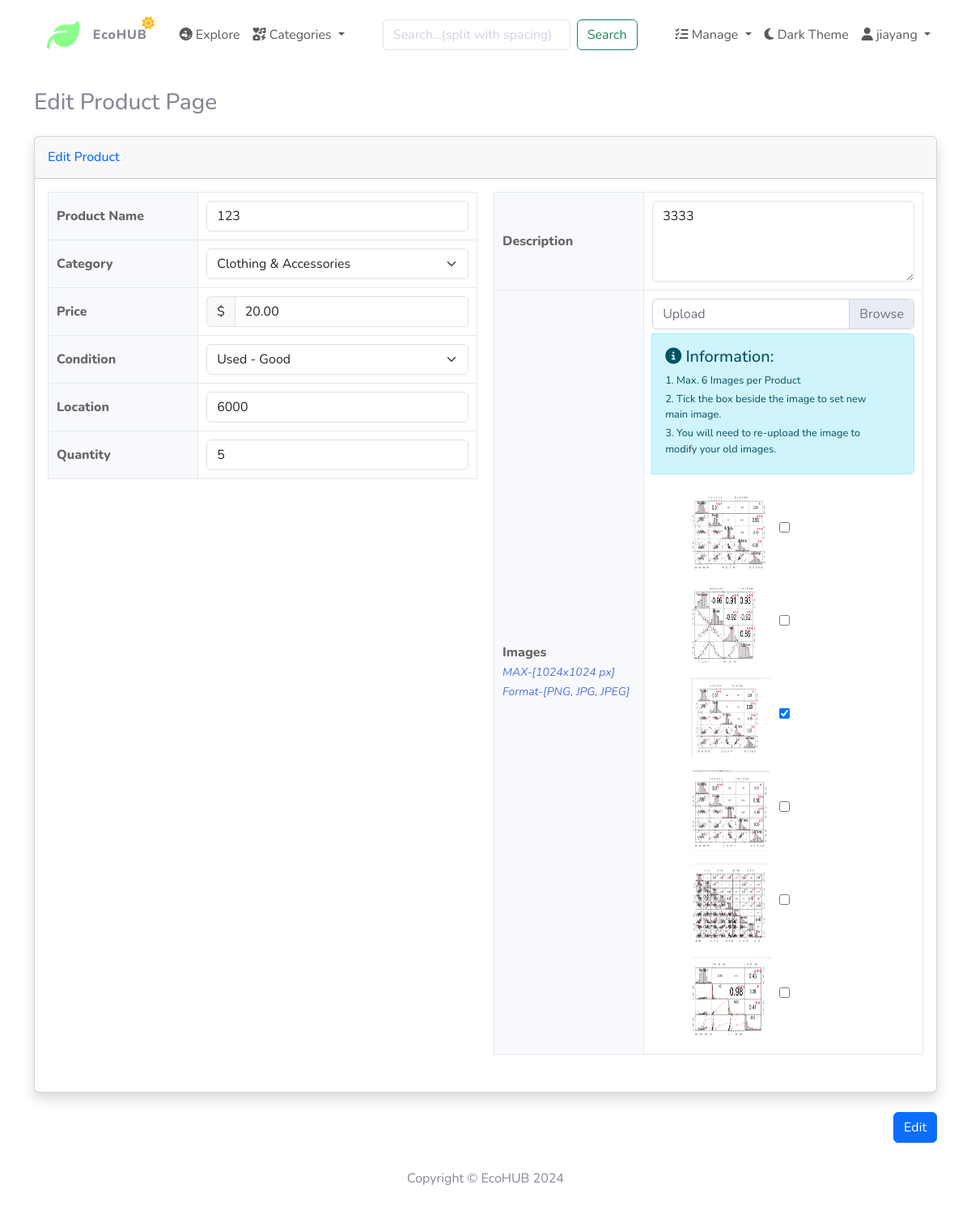
Screenshot of /edit_product/3 (signed in) with the database file from the repository.
### app/models.py (models this page shows, shortened)
class User(UserMixin, db.Model):
    id: so.Mapped[int] = so.mapped_column(primary_key=True)
    username: so.Mapped[str] = so.mapped_column(sa.String(64), index=True, unique=True)
    first_name: so.Mapped[str] = so.mapped_column(sa.String(64), unique=False)
    last_name: so.Mapped[str] = so.mapped_column(sa.String(64), unique=False)
    is_seller : so.Mapped[bool] = so.mapped_column(unique=False, default=False)
    is_active : so.Mapped[bool] = so.mapped_column(unique=False, default=True)
    is_verified : so.Mapped[bool] = so.mapped_column(unique=False, default=False)
    email_address: so.Mapped[str] = so.mapped_column(sa.String(120), index=True, unique=True)
    password_hash: so.Mapped[Optional[str]] = so.mapped_column(sa.String(256))
    postcode: so.Mapped[int] = so.mapped_column(unique=False)
    address: so.Mapped[str] = so.mapped_column(unique=False, nullable=True)
    contact_no: so.Mapped[str] = so.mapped_column(unique=False, nullable=True)
    avatar: so.Mapped[int] = so.mapped_column(unique = False, default = 0)
    shop_name: so.Mapped[str] = so.mapped_column(sa.String(64), index=True, unique=False, nullable=True)
    products: so.WriteOnlyMapped['Product'] = so.relationship(back_populates='owner')
    orders: so.WriteOnlyMapped['Order'] = so.relationship(foreign_keys='Order.buyer_id', back_populates='buyer')
    @login.user_loader
    def load_user(id):
        return db.session.get(User, int(id))

class SearchableMixin:
    @classmethod
    def search(cls, expression, page, per_page):
        ids, total = query_index(cls.__tablename__, expression, page, per_page)
        if total == 0:
            return [], 0
        when = []
        for i in range(len(ids)):
            when.append((ids[i], i))
        query = sa.select(cls).where(cls.id.in_(ids)).order_by(
            db.case(*when, value=cls.id))
        return db.session.scalars(query), total

class Product(SearchableMixin, db.Model):
    __searchable__ = ['product_name', 'category', 'condition', 'location', 'description']
    id: so.Mapped[int] = so.mapped_column(primary_key=True)
    product_name: so.Mapped[str] = so.mapped_column(sa.String(100), index=True)
    category: so.Mapped[str] = so.mapped_column(sa.String(20), index=True)
    price: so.Mapped[float] = so.mapped_column(index=True)
    quantity: so.Mapped[int] = so.mapped_column(index=True)
    condition: so.Mapped[str] = so.mapped_column(sa.String(20), index=True)
    location: so.Mapped[int] = so.mapped_column(index=True)
    description: so.Mapped[str] = so.mapped_column(sa.String(1000))
    created_on: so.Mapped[datetime] = so.mapped_column(index=True, default=lambda: datetime.now())
    modified_on: so.Mapped[datetime] = so.mapped_column(index=True, default=lambda: datetime.now())
    is_active : so.Mapped[bool] = so.mapped_column(default=True)
    user_id: so.Mapped[int] = so.mapped_column(sa.ForeignKey(User.id), index=True)
    owner: so.Mapped[User] = so.relationship(back_populates='products')
    product_orders: so.WriteOnlyMapped['Order'] = so.relationship(back_populates='product')
    images: so.WriteOnlyMapped['Image'] = so.relationship(back_populates='product')
    @staticmethod
    def get_by_id(id):
        return Product.query.get(id)

### app/routes.py (the view, shortened to what this page needs)
@main.route('/edit_product/<id>', methods=['GET', 'POST'])
@login_required
def edit_product(id):
    product_images = ProductHelper.get_images_path(id)
    product = Product.get_by_id(id)
    form = EditProductForm(obj=product)
    form.id = id
    if request.method == 'GET':
        form.set_main_idx(Image.get_images_by_product_id(id))
    return render_template('manage_product/edit.html', form=form, images={'paths':product_images})

### app/templates/manage_product/edit.html (shortened to what this page needs)
{% extends "base.html" %}
{% block content %}
    <div class="container">
        <div class="d-sm-flex align-items-center justify-content-between mb-4">
            <h1 class="h3 mb-0 text-gray-800">Edit Product Page</h1>
        </div>
        {% include "/manage_product/edit_product.html" %}
{% endblock %}

### app/templates/layout/nav_bar.html (shortened to what this page needs)
<nav class="navbar navbar-expand-lg navbar-light">
    <div class="container bg-gradient-dark topbar topbar-dark">
        <a class="logo topbar-brand d-flex align-items-center justify-content-center" href="{{ url_for('main.home') }}">
            <i class="fa-solid fa-leaf fa-2p5x company-logo"></i>
            <div class="mx-3">{{ company }}</div>
            <i id="weather_mode" class="fa-solid fa-sun"></i>
        </a>
        <div class="collapse navbar-collapse" id="navbarSupportedContent">
            {% if not current_user.is_anonymous %}
                <ul class="navbar-nav me-auto mb-2 mb-lg-0">
                    <li class="nav-item">
                        <a class="nav-link" href="{{ url_for('main.product') }}">
                            <i class="fa-solid fa-earth-oceania"></i> Explore
                        </a>
                    </li>
                    <li class="nav-item dropdown">
                        <a class="nav-link dropdown-toggle" href="" id="navbarDropdownMenuLink" role="button" data-bs-toggle="dropdown" aria-expanded="false">
                            <i class="fa-solid fa-icons"></i> Categories
                        </a>
                        </ul>
                {% if g.search_form %}
                    <div class="col-xl-4 col-lg-3 col-md-3">
                        <form class="d-flex justify-content-center" method="get" action="{{ url_for('main.search') }}">
                            {{ g.search_form.q(size=20, class='form-control me-2',
                            placeholder='Search...(split with spacing)') }}
                            <button class="btn btn-outline-success" type="submit">Search</button>
                        </form>
                    </div>
                {% endif %}
            {% endif %}
            <ul class="navbar-nav ms-auto mb-2 mb-lg-0">
                {% if (not current_user.is_anonymous)%}
                    <li class="nav-item dropdown">
                        <a class="nav-link dropdown-toggle" href="#" id="manageDropdownMenuLink" role="button" data-bs-toggle="dropdown" aria-expanded="false">
                            <i class="fa-solid fa-list-check"></i> Manage
                        </a>
                    </li>
                {% endif %}
                <li class="nav-item">
                    <a class="nav-link" href="#" id="toggleDarkTheme">
                        <i class="fas fa-moon"></i> <span data-dark="Dark" data-light="Light">Dark</span> Theme
                    </a>
                </li>
                {% if not current_user.is_anonymous %}
                    <li class="nav-item dropdown">
                        <a class="nav-link dropdown-toggle" href="#" id="navbarDropdownMenuLink" role="button" data-bs-toggle="dropdown" aria-expanded="false">
                            <i class="fa-solid fa-user"></i> {{current_user.username}}
                        </a>
                    </li>
                {% endif %}
            </ul>
        </div>
    </div>
</nav>

### app/templates/manage_product/edit_product.html (shortened to what this page needs)
<div class="card shadow mb-4">
    <div class="card-header py-3">
        <h6 class="m-0 font-weight-bold text-primary">Edit Product</h6>
    </div>
    <form id="editProductForm" class="card-body" action="/edit_product/{{form.id}}" method="POST" enctype="multipart/form-data">
        <div class="standard-form-table-container">
            <div class="standard-form-table-column">
                <div class="standard-form-row">
                    <span class="standard-form-label">
                        {{ form.product_name.label }}
                    </span>
                    <span class="standard-form-value">
                        {{ form.product_name(class="form-control") }}
                    </span>
                </div>
                <div class="standard-form-row">
                    <span class="standard-form-label">
                        {{ form.category.label }}
                    </span>
                    <span class="standard-form-value">
                        <div class="input-group">
                            {{ form.category(class="form-select") }}
                        </div>
                    </span>
                </div>
                <div class="standard-form-row">
                    <span class="standard-form-label">
                        {{ form.price.label }}
                    </span>
                    <span class="standard-form-value">
                        <div class="input-group">
                            <span class="input-group-text">$</span>
                            {{ form.price(class="form-control") }}
                        </div>
                    </span>
                </div>
                <div class="standard-form-row">
                    <span class="standard-form-label">
                        {{ form.condition.label }}
                    </span>
                    <span class="standard-form-value">
                        <div class="input-group">
                            {{ form.condition(class="form-select") }}
                        </div>
                    </span>
                </div>
                <div class="standard-form-row">
                    <span class="standard-form-label">
                        {{ form.location.label }}
                    </span>
                    <span class="standard-form-value">
                        {{ form.location(class="form-control") }}
                    </span>
                </div>
                <div class="standard-form-row">
                  <span class="standard-form-label"> {{ form.quantity.label }} </span>
                  <span class="standard-form-value">
                      {{ form.quantity(class="form-control", type="number") }}
                  </span>
                </div>
            </div>
            <div class="standard-form-table-column">
                <div class="standard-form-row">
                    <span class="standard-form-label">
                        {{ form.description.label }}
                    </span>
                    <span class="standard-form-value">
                        {{ form.description(class="form-control mh-100", type="number",id="remark",rows="3",placeholder="Enter Description",style="height: 100px;") }}
                    </span>
                </div>
                <div class="standard-form-row">
                    <span class="standard-form-label">
                        <span>
                            Images<br />
                            <small class="title-details">
                                MAX-[1024x1024 px]<br />
                                Format-[PNG, JPG, JPEG]
                            </small>
                        </span>
                    </span>
                    <span class="standard-form-value">
                        <div class="input-group file-upload-group">
                          <div name="ManualUpload">
                            <label class="custom-file-label" for="imageInput">Upload</label>
                          </div>
                            <div class="alert alert-info alert-dismissible">
                                <h5><i class="icon fa fa-info-circle"></i> Information:</h5>
                                <div class="text-xs">
                                    <p class="mb-1">1. Max. 6 Images per Product</p>
                                    <p class="mb-1">2. Tick the box beside the image to set new main image.</p>
                                    <p class="mb-1">3. You will need to re-upload the image to modify your old images.</p>
                                </div>
                            </div>
                          </div>
                          <div id="imagePreview" class="image-preview"></div>
                        </div>
                </div>
            </div>
        </div>
        <div class="d-flex justify-content-end">
            {{ form.submit(class="btn btn-primary") }}
        </div>
</div>

### rows the page displays
User: username "jiayang"
Product: product_name "123", category "Clothing & Accessories", price "20.00", condition "Used - Good", location "6000", quantity "5", description "3333"

### other values shown
{{ company }} "EcoHUB"
